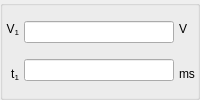
            <widget class="QGroupBox" name="gbLValues">
             <layout class="QHBoxLayout" name="horizontalLayout_14">
              <property name="spacing">
               <number>3</number>
              </property>
              <property name="leftMargin">
               <number>1</number>
              </property>
              <property name="topMargin">
               <number>1</number>
              </property>
              <property name="rightMargin">
               <number>1</number>
              </property>
              <property name="bottomMargin">
               <number>1</number>
              </property>
              <item>
               <layout class="QVBoxLayout" name="verticalLayout_13">
                <property name="spacing">
                 <number>3</number>
                </property>
                <property name="leftMargin">
                 <number>1</number>
                </property>
                <property name="topMargin">
                 <number>1</number>
                </property>
                <property name="rightMargin">
                 <number>1</number>
                </property>
                <property name="bottomMargin">
                 <number>1</number>
                </property>
                <item>
                 <widget class="QLabel" name="lblVoltage1">
                  <property name="text">
                   <string>V&lt;sub&gt;1&lt;/sub&gt;</string>
                  </property>
                  <property name="alignment">
                   <set>Qt::AlignRight|Qt::AlignTrailing|Qt::AlignVCenter</set>
                  </property>
                 </widget>
                </item>
                <item>
                 <widget class="QLabel" name="lblTime1">
                  <property name="text">
                   <string>t&lt;sub&gt;1&lt;/sub&gt;</string>
                  </property>
                  <property name="alignment">
                   <set>Qt::AlignRight|Qt::AlignTrailing|Qt::AlignVCenter</set>
                  </property>
                 </widget>
                </item>
               </layout>
              </item>
              <item>
               <layout class="QVBoxLayout" name="verticalLayout_16">
                <property name="spacing">
                 <number>3</number>
                </property>
                <property name="leftMargin">
                 <number>1</number>
                </property>
                <property name="topMargin">
                 <number>1</number>
                </property>
                <property name="rightMargin">
                 <number>1</number>
                </property>
                <property name="bottomMargin">
                 <number>1</number>
                </property>
                <item>
                 <widget class="QLineEdit" name="leVoltage1">
                  <property name="alignment">
                   <set>Qt::AlignRight|Qt::AlignTrailing|Qt::AlignVCenter</set>
                  </property>
                  <property name="readOnly">
                   <bool>true</bool>
                  </property>
                 </widget>
                </item>
                <item>
                 <widget class="QLineEdit" name="leTime1">
                  <property name="alignment">
                   <set>Qt::AlignRight|Qt::AlignTrailing|Qt::AlignVCenter</set>
                  </property>
                  <property name="readOnly">
                   <bool>true</bool>
                  </property>
                 </widget>
                </item>
               </layout>
              </item>
              <item>
               <layout class="QVBoxLayout" name="verticalLayout_17">
                <property name="spacing">
                 <number>3</number>
                </property>
                <property name="leftMargin">
                 <number>1</number>
                </property>
                <property name="topMargin">
                 <number>1</number>
                </property>
                <property name="rightMargin">
                 <number>1</number>
                </property>
                <property name="bottomMargin">
                 <number>1</number>
                </property>
                <item>
                 <widget class="QLabel" name="lblV1">
                  <property name="text">
                   <string>V</string>
                  </property>
                 </widget>
                </item>
                <item>
                 <widget class="QLabel" name="lblms1">
                  <property name="text">
                   <string>ms</string>
                  </property>
                 </widget>
                </item>
               </layout>
              </item>
             </layout>
            </widget>
